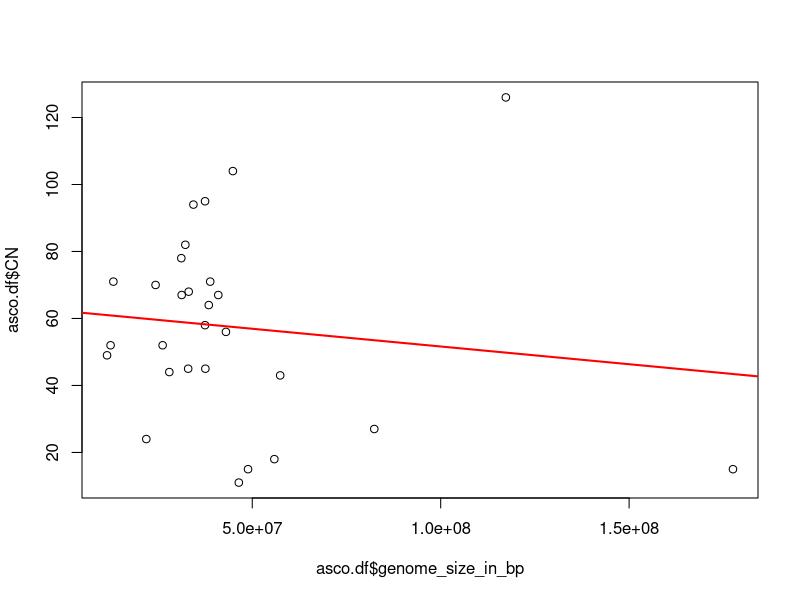
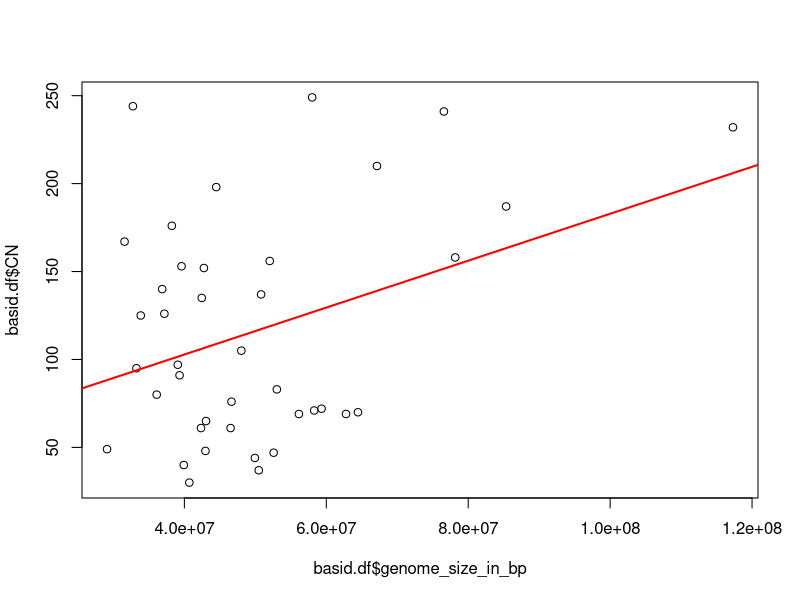
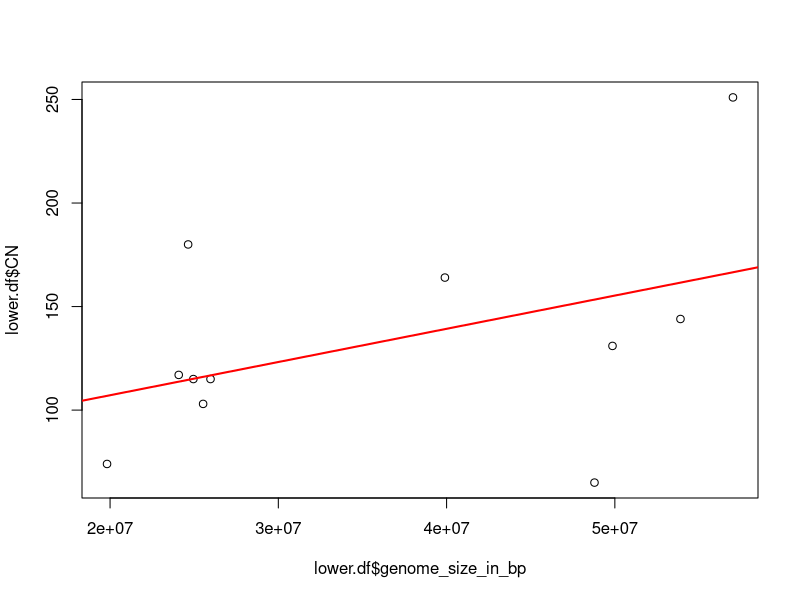
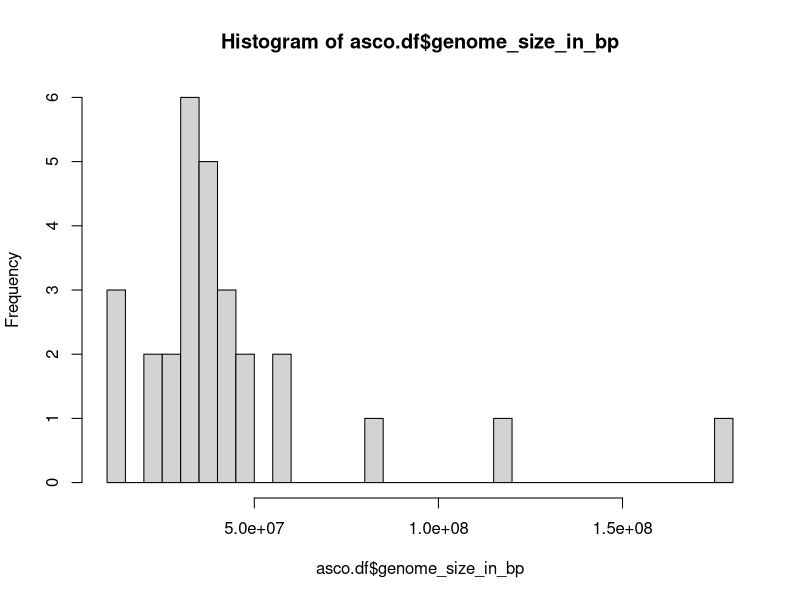
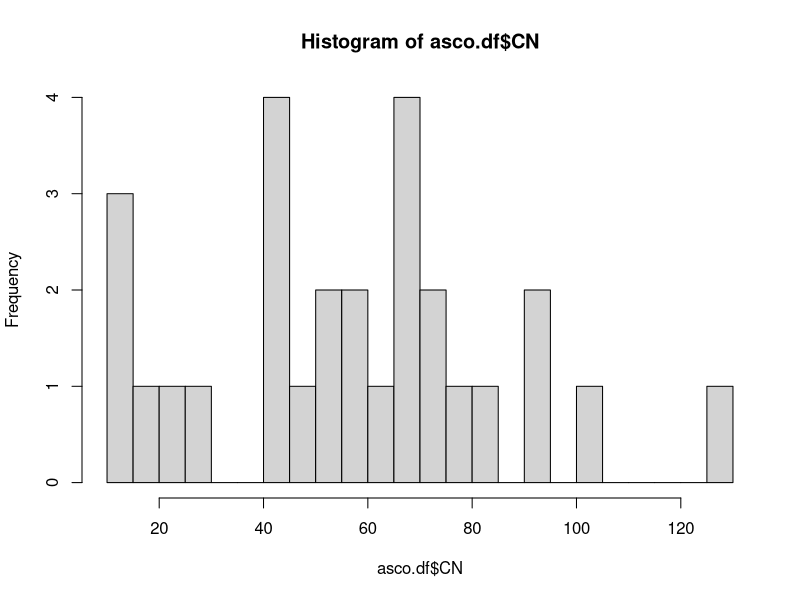
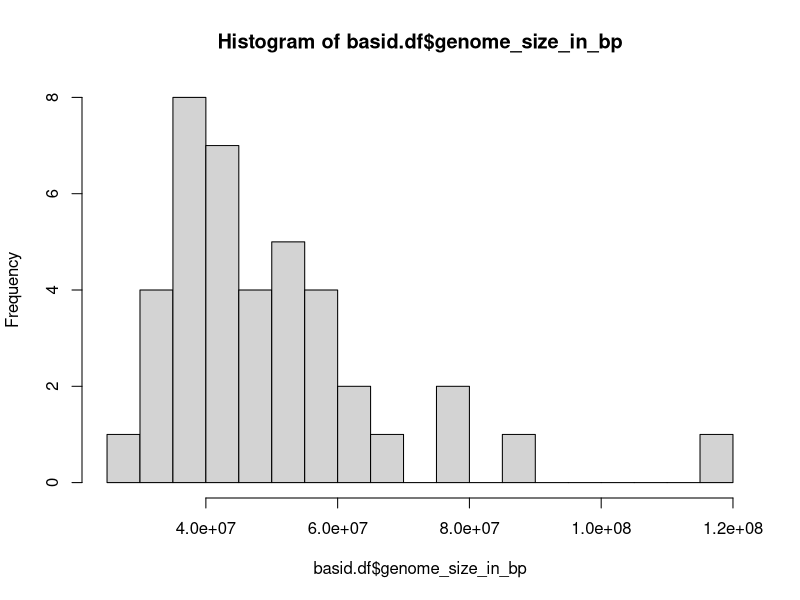
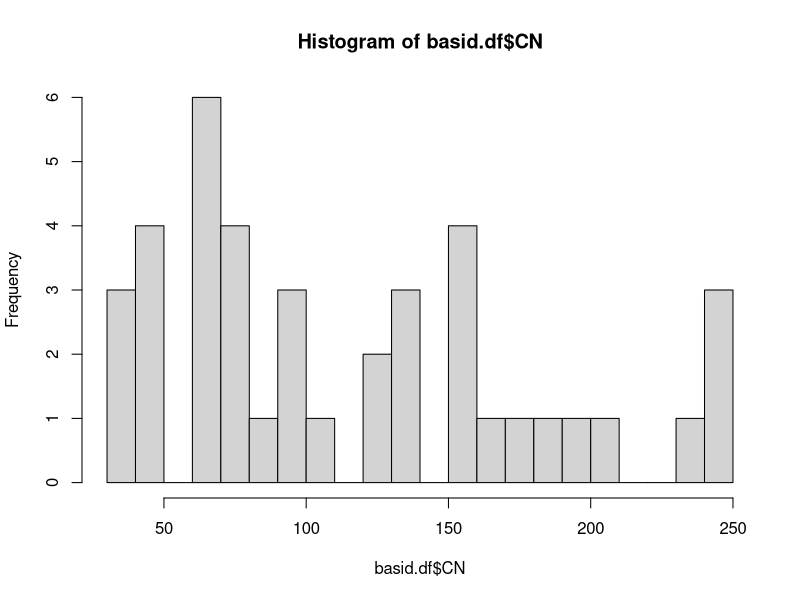
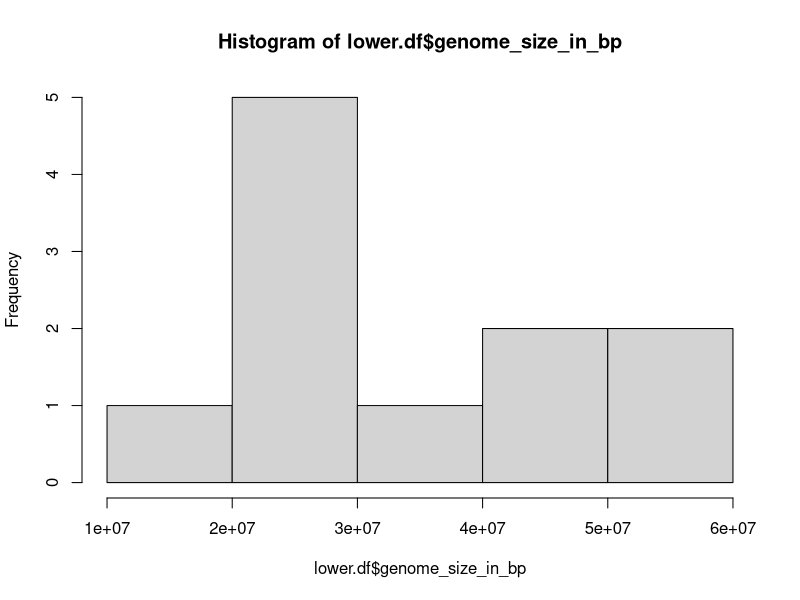

The R source for these figures, in order:
setwd("")

#Read in file
df<- read.csv("genome_size.csv")

#exclue Basidiobolus outlier 
df_noB<- df[ df$Genus!="Basidiobolus",] 
#exclue NA's
df_noB_noOut<- df_noB[ !is.na(df_noB$genome.size..Mbp.),] 

#normallize genome size by the size of rDNA cassette 
cassette_size_in_bp<- df_noB_noOut$CN*9100 #assume 9.1kb for average single cassette size
genome_size_in_bp<- df_noB_noOut$genome.size..Mbp.*1000000 # Mbp convert to bp
genome_length_w_cassette<- genome_size_in_bp + cassette_size_in_bp #add the casette size to the genome size
df_with_rDNA_size1<-cbind(df_noB_noOut, genome_size_in_bp)
df_with_rDNA_size<-cbind(df_with_rDNA_size1, genome_length_w_cassette)

#seperate Basids, Ascos, Lower
asco.df<- df_with_rDNA_size[df_with_rDNA_size$Phylum == "Ascomycota",] 
basid.df<- df_with_rDNA_size[df_with_rDNA_size$Phylum == "Basidiomycota",] 
lower.df<- df_with_rDNA_size[df_with_rDNA_size$Phylum != "Basidiomycota", ]
lower.df<- lower.df[lower.df$Phylum != "Ascomycota",]

###first look at CN by genoms size w/o incuding length added by CN (MC regions not in JGI est of genome size)
#check assumptions for Pearson's 
#linear? Ascos
plot(asco.df$genome_size_in_bp, asco.df$CN)
abline(lm(asco.df$CN ~ asco.df$genome_size_in_bp), col='red',lwd=2)
#linear? Basids
plot(basid.df$genome_size_in_bp, basid.df$CN)
abline(lm(basid.df$CN ~ basid.df$genome_size_in_bp), col='red',lwd=2)
#linear? lower
plot(lower.df$genome_size_in_bp, lower.df$CN)
abline(lm(lower.df$CN ~ lower.df$genome_size_in_bp), col='red',lwd=2)

#normal? Ascos
hist(asco.df$genome_size_in_bp, breaks = 30)
shapiro.test(asco.df$genome_length_w_cassett) #NOT normal genome length (<.05)
hist(asco.df$CN, breaks = 30)
shapiro.test(asco.df$CN) #normal CN (>.05)

#normal? Basids
hist(basid.df$genome_size_in_bp, breaks = 30)
shapiro.test(basid.df$genome_length_w_cassett) #NOT normal genome length (<.05)
hist(basid.df$CN, breaks = 30)
shapiro.test(basid.df$CN) #NOT normal CN (<.05)

#normal? Lower
hist(lower.df$genome_size_in_bp)
shapiro.test(lower.df$genome_length_w_cassett) #NOT normal genome length(<.05)
hist(lower.df$CN, breaks = 30)
shapiro.test(lower.df$CN) #normal CN (>.05)

#normal after transformation? Ascos
hist(log(asco.df$genome_size_in_bp), breaks = 30)
shapiro.test(log(asco.df$genome_size_in_bp)) #normal genome length (>.05)
qqplot(log(asco.df$genome_size_in_bp), log(asco.df$CN))
hist(log(asco.df$CN), breaks = 30)
shapiro.test(log(asco.df$CN)) #NOT normal CN (<.05)

#normal after transformation? Basids
hist(log(basid.df$genome_size_in_bp), breaks = 30)
shapiro.test(log(basid.df$genome_length_w_cassett)) #normal (>.05)
qqplot(log(basid.df$genome_size_in_bp), log(basid.df$CN))
hist(log(basid.df$CN), breaks = 30)
shapiro.test(log(basid.df$CN)) #normal CN (>.05)

#normal after transformation? Lower
hist(log(lower.df$genome_size_in_bp))
shapiro.test(log(lower.df$genome_length_w_cassett)) #NOT normal (<.05)
qqplot(log(lower.df$genome_size_in_bp), log(lower.df$CN))
hist(log(lower.df$CN))
shapiro.test(log(lower.df$CN)) #normal (>.05)

##Conclusion:
#Can use Pearson's on log-transformed data (for GS in Ascos, SG and CN in Basids and GS in Lower)
#Pearson's
#Ascos, 
cor.test(log(asco.df$genome_size_in_bp), asco.df$CN, method = "pearson") #not significant
#Basids 
cor.test(log(basid.df$genome_size_in_bp), log(basid.df$CN), method = "pearson") #not significant
#Lower 
cor.test(log(lower.df$genome_size_in_bp), lower.df$CN, method = "pearson") #not significant


#Spearman's
#Ascos, 
cor.test(asco.df$genome_size_in_bp, asco.df$CN, method = "spearman") #not significant
#Basids 
cor.test(basid.df$genome_size_in_bp, basid.df$CN, method = "spearman") #not significant
#Lower 
cor.test(lower.df$genome_size_in_bp, lower.df$CN, method = "spearman") #not significant

#Kendall's
#Ascos
cor.test(asco.df$genome_size_in_bp, asco.df$CN, method = "kendall") #not significant
#Basids
cor.test(basid.df$genome_size_in_bp, basid.df$CN, method = "kendall") #not significant
#Lower 
cor.test(lower.df$genome_size_in_bp, lower.df$CN, method = "kendall") #not significant

###Conclusion: genome size (without considering length added from CN) and CN is not significant.

###Now look as CN by genome size while considering the influence of the cassette to genome length

#check assumptions for Pearson's 
#linear? Ascos
plot(asco.df$genome_length_w_cassette, asco.df$CN)
abline(lm(asco.df$CN ~ asco.df$genome_length_w_cassette), col='red',lwd=2)
#linear? Basids
plot(basid.df$genome_length_w_cassette, basid.df$CN)
abline(lm(basid.df$CN ~ basid.df$genome_length_w_cassette), col='red',lwd=2)
#linear? lower
plot(lower.df$genome_length_w_cassette, lower.df$CN)
abline(lm(lower.df$CN ~ lower.df$genome_length_w_cassette), col='red',lwd=2)

#normal? Ascos
hist(asco.df$genome_length_w_cassette, breaks = 30)
shapiro.test(asco.df$genome_length_w_cassett) #NOT normal genome length (<.05)
hist(asco.df$CN, breaks = 30)
shapiro.test(asco.df$CN) #normal CN (>.05)

#normal? Basids
hist(basid.df$genome_length_w_cassette, breaks = 30)
shapiro.test(basid.df$genome_length_w_cassett) #NOT normal genome length (<.05)
hist(basid.df$CN, breaks = 30)
shapiro.test(basid.df$CN) #NOT normal CN (<.05)

#normal? Lower
hist(lower.df$genome_length_w_cassette)
shapiro.test(lower.df$genome_length_w_cassett) #NOT normal genome length(<.05)
hist(lower.df$CN, breaks = 30)
shapiro.test(lower.df$CN) #normal CN (>.05)

#normal after transformation? Ascos
hist(log(asco.df$genome_length_w_cassette), breaks = 30)
shapiro.test(log(asco.df$genome_length_w_cassette)) #normal genome length (>.05)
qqplot(log(asco.df$genome_length_w_cassette), log(asco.df$CN))
hist(log(asco.df$CN), breaks = 30)
shapiro.test(log(asco.df$CN)) #normal CN (>.05)

#normal after transformation? Basids
hist(log(basid.df$genome_length_w_cassette), breaks = 30)
shapiro.test(log(basid.df$genome_length_w_cassett)) #normal (>.05)
qqplot(log(basid.df$genome_length_w_cassette), log(basid.df$CN))
hist(log(basid.df$CN), breaks = 30)
shapiro.test(log(basid.df$CN)) #normal (>.05)

#normal after transformation? Lower
hist(log(lower.df$genome_length_w_cassette))
shapiro.test(log(lower.df$genome_length_w_cassett)) #normal (>.05)
qqplot(log(lower.df$genome_length_w_cassette), log(lower.df$CN))
hist(log(lower.df$CN))
shapiro.test(log(lower.df$CN)) #normal (>.05)

##Conclusion:
#Can use non-parametric methods (Pearson's), on log transformed data (GS for Ascos, GS and CN for basids, and GS for Lower)

#Pearson's
#Ascos
cor.test(log(asco.df$genome_length_w_cassette), asco.df$CN, method = "pearson") #not significant
#Basids 
cor.test(log(basid.df$genome_length_w_cassette), log(basid.df$CN), method = "pearson") #not significant
#Lower 
cor.test(log(lower.df$genome_length_w_cassette), lower.df$CN, method = "pearson") #not significant

#Spearman's
#Ascos, 
cor.test(asco.df$genome_length_w_cassette, asco.df$CN, method = "spearman") #not significant
#Basids 
cor.test(basid.df$genome_length_w_cassette, basid.df$CN, method = "spearman") #not significant
#Lower 
cor.test(lower.df$genome_length_w_cassette, lower.df$CN, method = "spearman") #not significant

#Kendall's
#Ascos
cor.test(asco.df$genome_length_w_cassette, asco.df$CN, method = "kendall") #not significant
#Basids
cor.test(basid.df$genome_length_w_cassette, basid.df$CN, method = "kendall") #not significant
#Lower 
cor.test(lower.df$genome_length_w_cassette, lower.df$CN, method = "kendall") #not significant

#Conclusion:
#Genome size independent of CN and CN are NOT correlated in any way.

#Lets plot it (GSclength w/ cassette)
CN_range<- range(df_with_rDNA_size$CN)
genome_size_range<- range(df_with_rDNA_size$genome_length_w_cassette)

plot(asco.df$genome_length_w_cassette, asco.df$CN,col = "#006666", pch = 19, xlab = "Genome size", ylab = "CN", 
     main = "corelation between genome size and CN w/ cassette", xlim = genome_size_range, ylim = CN_range)
abline(lm(asco.df$CN ~ asco.df$genome_length_w_cassette), col = '#006666')
points(basid.df$genome_length_w_cassette, basid.df$CN, col = '#CCCB64', pch = 19)
abline(lm(basid.df$CN ~ basid.df$genome_length_w_cassette), col = '#CCCB64')
points(lower.df$genome_length_w_cassette, lower.df$CN, col = '#F16639', pch = 19)
abline(lm(lower.df$CN ~ lower.df$genome_length_w_cassette), col = '#F16639')
abline(lm(df_with_rDNA_size$CN ~ df_with_rDNA_size$genome_length_w_cassette), col ="#5D2D88")

#as a log? (GSclength w/ cassette)
plot(log(asco.df$genome_length_w_cassette), log(asco.df$CN),col = "#006666", pch = 19, xlab = "log Genome size", ylab = "log CN", 
     main = "corelation between genome size and CN w/ cassette")
abline(lm(log(asco.df$CN) ~ log(asco.df$genome_length_w_cassette)), col = '#006666')
points(log(basid.df$genome_length_w_cassette), log(basid.df$CN), col = '#CCCB64', pch = 19)
abline(lm(log(basid.df$CN) ~ log(basid.df$genome_length_w_cassette)), col = '#CCCB64')
points(log(lower.df$genome_length_w_cassette), log(lower.df$CN), col = '#F16639', pch = 19)
abline(lm(log(lower.df$CN) ~ log(lower.df$genome_length_w_cassette)), col = '#F16639')
abline(lm(log(df_with_rDNA_size$CN) ~ log(df_with_rDNA_size$genome_length_w_cassette)), col ="#5D2D88")

#Lets plot it (GSclength w/o cassette)
CN_range<- range(df_with_rDNA_size$CN)
genome_size_range<- range(df_with_rDNA_size$genome_size_in_bp)

plot(asco.df$genome_size_in_bp, asco.df$CN,col = "#006666", pch = 19, xlab = "Genome size", ylab = "CN", 
     main = "corelation between genome size and CN w/o cassette", xlim = genome_size_range, ylim = CN_range)
abline(lm(asco.df$CN ~ asco.df$genome_size_in_bp), col = '#006666')
points(basid.df$genome_size_in_bp, basid.df$CN, col = '#CCCB64', pch = 19)
abline(lm(basid.df$CN ~ basid.df$genome_size_in_bp), col = '#CCCB64')
points(lower.df$genome_size_in_bp, lower.df$CN, col = '#F16639', pch = 19)
abline(lm(lower.df$CN ~ lower.df$genome_size_in_bp), col = '#F16639')
abline(lm(df_with_rDNA_size$CN ~ df_with_rDNA_size$genome_size_in_bp), col ="#5D2D88")

#as a log? (GSclength w/o cassette)
plot(log(asco.df$genome_size_in_bp), log(asco.df$CN),col = "#006666", pch = 19, xlab = "log Genome size", ylab = "log CN", 
     main = "corelation between genome size and CN w/o cassette")
abline(lm(log(asco.df$CN) ~ log(asco.df$genome_size_in_bp)), col = '#006666')
points(log(basid.df$genome_size_in_bp), log(basid.df$CN), col = '#CCCB64', pch = 19)
abline(lm(log(basid.df$CN) ~ log(basid.df$genome_size_in_bp)), col = '#CCCB64')
points(log(lower.df$genome_size_in_bp), log(lower.df$CN), col = '#F16639', pch = 19)
abline(lm(log(lower.df$CN) ~ log(lower.df$genome_size_in_bp)), col = '#F16639')
abline(lm(log(df_with_rDNA_size$CN) ~ log(df_with_rDNA_size$genome_size_in_bp)), col ="#5D2D88")
       
#difference when accountign for CN length is almost neglabable, you can see it shift just slightly here 
plot(df_with_rDNA_size$genome_size_in_bp)
plot(df_with_rDNA_size$genome_length_w_cassette)
